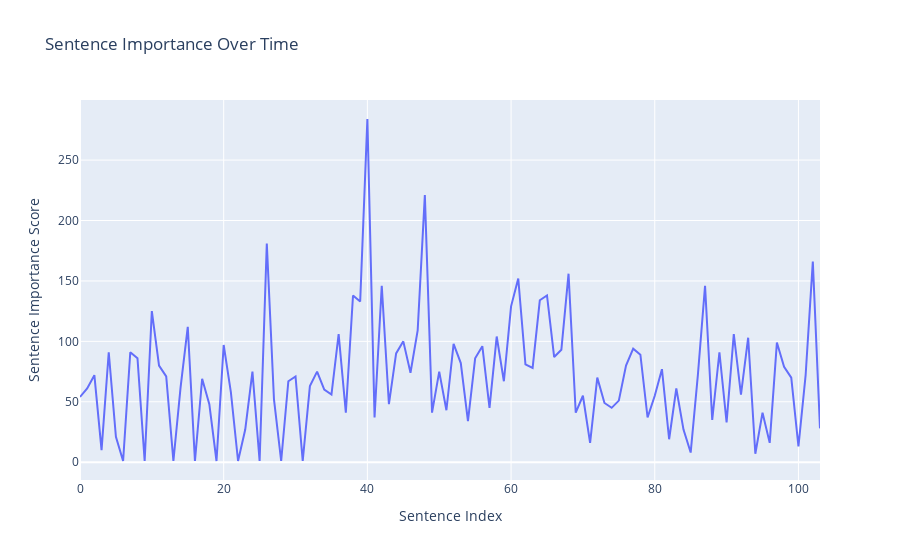

The notebook cell this image was saved under:
### Code cell
import nltk
from nltk.corpus import stopwords
from nltk.tokenize import sent_tokenize, word_tokenize
from nltk.probability import FreqDist
from nltk.tokenize.treebank import TreebankWordDetokenizer
import plotly.express as px
import pandas as pd

# Read the text from a file
with open('chat.txt', 'r') as file:
    text = file.read()

# Tokenize the text into sentences and words
sentences = sent_tokenize(text)
words = word_tokenize(text)

# Remove stopwords and punctuation
stop_words = set(stopwords.words('english'))
filtered_words = [word.lower() for word in words if word.isalnum() and word.lower() not in stop_words]

# Calculate word frequencies
freq_dist = FreqDist(filtered_words)

# Determine the most important sentences based on word frequency
num_sentences = 3 

sentence_scores = {}
for sentence in sentences:
    for word in word_tokenize(sentence.lower()):
        if word in freq_dist:
            if sentence not in sentence_scores:
                sentence_scores[sentence] = freq_dist[word]
            else:
                sentence_scores[sentence] += freq_dist[word]

summary_sentences = sorted(sentence_scores, key=sentence_scores.get, reverse=True)[:num_sentences]

# Generate the summary
summary = TreebankWordDetokenizer().detokenize(summary_sentences)

# Create a DataFrame for the line chart
df = pd.DataFrame({'Sentence Index': range(len(sentences)), 'Sentence Importance Score': [sentence_scores[sentence] for sentence in sentences]})

# Create an interactive line chart
fig = px.line(df, x='Sentence Index', y='Sentence Importance Score', title='Sentence Importance Over Time')
fig.update_xaxes(title='Sentence Index')
fig.update_yaxes(title='Sentence Importance Score')

# Show the interactive line chart
fig.show()

### Figure 1 — Plotly figure (JSON) as saved in the notebook; plotly's stock layout.template omitted (floating-point values rounded to 4 significant figures)
{"data": [{"hovertemplate": "Sentence Index=%{x}<br>Sentence Importance Score=%{y}<extra></extra>", "legendgroup": "", "line": {"color": "#636efa", "dash": "solid"}, "marker": {"symbol": "circle"}, "mode": "lines", "name": "", "orientation": "v", "showlegend": false, "type": "scatter", "x": [0, 1, 2, 3, 4, 5, 6, 7, 8, 9, 10, 11, 12, 13, 14, 15, 16, 17, 18, 19, 20, 21, 22, 23, 24, 25, 26, 27, 28, 29, 30, 31, 32, 33, 34, 35, 36, 37, 38, 39, 40, 41, 42, 43, 44, 45, 46, 47, 48, 49, 50, 51, 52, 53, 54, 55, 56, 57, 58, 59, 60, 61, 62, 63, 64, 65, 66, 67, 68, 69, 70, 71, 72, 73, 74, 75, 76, 77, 78, 79, 80, 81, 82, 83, 84, 85, 86, 87, 88, 89, 90, 91, 92, 93, 94, 95, 96, 97, 98, 99, 100, 101, 102, 103], "xaxis": "x", "y": [54, 61, 72, 10, 91, 21, 1, 91, 86, 1, 125, 80, 71, 1, 62, 112, 1, 69, 48, 1, 97, 58, 1, 27, 75, 1, 181, 52, 1, 67, 71, 1, 63, 75, 60, 56, 106, 41, 138, 133, 284, 37, 146, 48, 90, 100, 74, 109, 221, 41, 75, 43, 98, 82, 34, 86, 96, 45, 104, 67, 129, 152, 81, 78, 134, 138, 87, 93, 156, 41, 55, 16, 70, 49, 45, 51, 80, 94, 89, 37, 55, 77, 19, 61, 27, 8, 72, 146, 35, 91, 33, 106, 56, 103, 7, 41, 16, 99, 79, 70, 13, 72, 166, 28], "yaxis": "y"}], "layout": {"legend": {"tracegroupgap": 0}, "title": {"text": "Sentence Importance Over Time"}, "xaxis": {"anchor": "y", "domain": [0, 1], "title": {"text": "Sentence Index"}}, "yaxis": {"anchor": "x", "domain": [0, 1], "title": {"text": "Sentence Importance Score"}}}}
